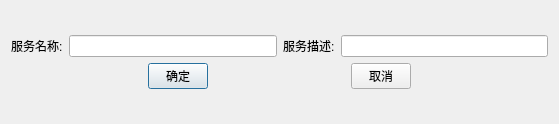
<?xml version="1.0" encoding="UTF-8"?>
<ui version="4.0">
 <class>ServerConfigDialog</class>
 <widget class="QDialog" name="ServerConfigDialog">
  <property name="geometry">
   <rect>
    <x>0</x>
    <y>0</y>
    <width>559</width>
    <height>124</height>
   </rect>
  </property>
  <property name="windowTitle">
   <string>Dialog</string>
  </property>
  <layout class="QGridLayout" name="gridLayout">
   <item row="0" column="0">
    <layout class="QVBoxLayout" name="verticalLayout">
     <item>
      <layout class="QHBoxLayout" name="horizontalLayout">
       <item>
        <widget class="QLabel" name="label">
         <property name="text">
          <string>服务名称:</string>
         </property>
        </widget>
       </item>
       <item>
        <widget class="QLineEdit" name="serverName"/>
       </item>
       <item>
        <widget class="QLabel" name="label_3">
         <property name="text">
          <string>服务描述:</string>
         </property>
        </widget>
       </item>
       <item>
        <widget class="QLineEdit" name="serverDesc"/>
       </item>
      </layout>
     </item>
     <item>
      <layout class="QHBoxLayout" name="horizontalLayout_2">
       <item>
        <widget class="QPushButton" name="ok">
         <property name="maximumSize">
          <size>
           <width>60</width>
           <height>16777215</height>
          </size>
         </property>
         <property name="text">
          <string>确定</string>
         </property>
        </widget>
       </item>
       <item>
        <widget class="QPushButton" name="cancle">
         <property name="maximumSize">
          <size>
           <width>60</width>
           <height>16777215</height>
          </size>
         </property>
         <property name="text">
          <string>取消</string>
         </property>
        </widget>
       </item>
      </layout>
     </item>
    </layout>
   </item>
  </layout>
 </widget>
 <resources/>
 <connections/>
</ui>
